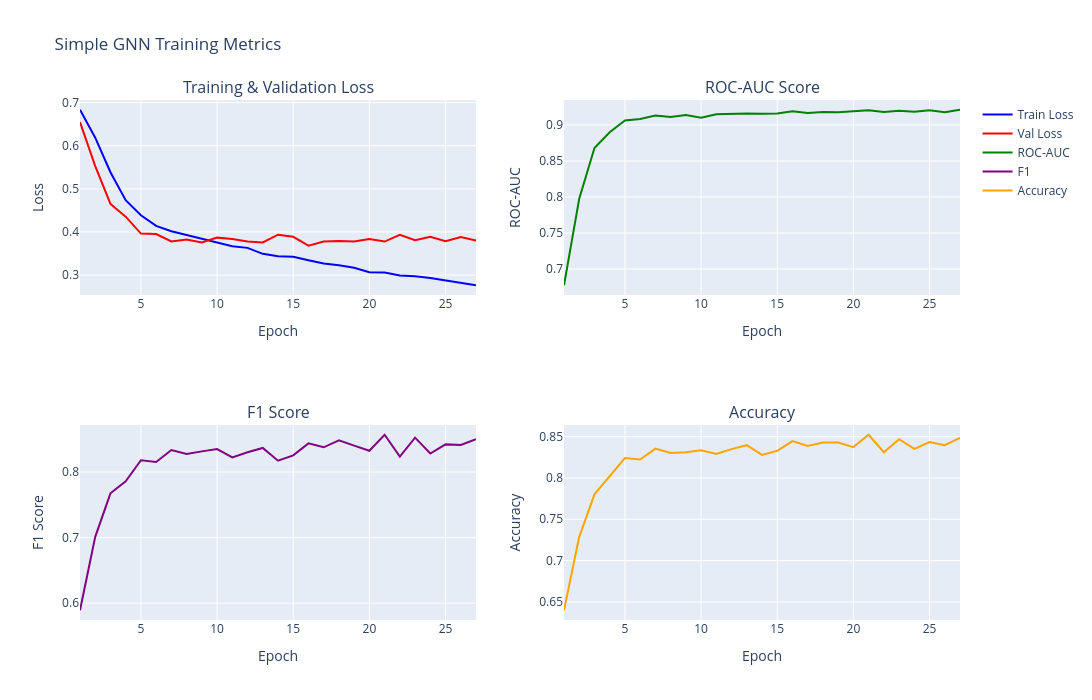

Notebook source saved alongside this figure:
### Code cell
# Visualize GNN training curves
import plotly.graph_objects as go
from plotly.subplots import make_subplots

fig = make_subplots(
    rows=2, cols=2,
    subplot_titles=('Training & Validation Loss', 'ROC-AUC Score', 'F1 Score', 'Accuracy'),
    specs=[[{'type': 'scatter'}, {'type': 'scatter'}],
           [{'type': 'scatter'}, {'type': 'scatter'}]]
)

# Training Loss
epochs_range = range(1, len(gnn_history['train_loss']) + 1)
fig.add_trace(
    go.Scatter(x=list(epochs_range), y=gnn_history['train_loss'], 
               mode='lines', name='Train Loss',
               line=dict(color='blue')),
    row=1, col=1
)
fig.add_trace(
    go.Scatter(x=list(epochs_range), y=gnn_history['val_loss'],
               mode='lines', name='Val Loss',
               line=dict(color='red')),
    row=1, col=1
)

# ROC-AUC
fig.add_trace(
    go.Scatter(x=list(epochs_range), y=gnn_history['roc_auc'],
               mode='lines', name='ROC-AUC',
               line=dict(color='green')),
    row=1, col=2
)

# F1 Score
fig.add_trace(
    go.Scatter(x=list(epochs_range), y=gnn_history['f1'],
               mode='lines', name='F1',
               line=dict(color='purple')),
    row=2, col=1
)

# Accuracy
fig.add_trace(
    go.Scatter(x=list(epochs_range), y=gnn_history['accuracy'],
               mode='lines', name='Accuracy',
               line=dict(color='orange')),
    row=2, col=2
)

fig.update_xaxes(title_text="Epoch", row=1, col=1)
fig.update_xaxes(title_text="Epoch", row=1, col=2)
fig.update_xaxes(title_text="Epoch", row=2, col=1)
fig.update_xaxes(title_text="Epoch", row=2, col=2)

fig.update_yaxes(title_text="Loss", row=1, col=1)
fig.update_yaxes(title_text="ROC-AUC", row=1, col=2)
fig.update_yaxes(title_text="F1 Score", row=2, col=1)
fig.update_yaxes(title_text="Accuracy", row=2, col=2)

fig.update_layout(
    title_text="Simple GNN Training Metrics",
    height=700,
    width=1200,
    hovermode='x unified'
)

fig.write_html(str(gnn_exp_dir / 'gnn_training_curves.html'))
fig.show()

print("✅ GNN training curves visualization saved")

### Figure 1 — Plotly figure (JSON) as saved in the notebook; plotly's stock layout.template omitted (floating-point values rounded to 4 significant figures)
{"data": [{"line": {"color": "blue"}, "mode": "lines", "name": "Train Loss", "type": "scatter", "x": [1, 2, 3, 4, 5, 6, 7, 8, 9, 10, 11, 12, 13, 14, 15, 16, 17, 18, 19, 20, 21, 22, 23, 24, 25, 26, 27], "xaxis": "x", "y": [0.6834, 0.6186, 0.5384, 0.4736, 0.4386, 0.414, 0.4016, 0.3927, 0.3853, 0.3749, 0.3668, 0.3631, 0.3492, 0.3436, 0.3424, 0.3346, 0.3268, 0.3227, 0.3171, 0.3066, 0.3059, 0.299, 0.2974, 0.2933, 0.2873, 0.2813, 0.2764], "yaxis": "y"}, {"line": {"color": "red"}, "mode": "lines", "name": "Val Loss", "type": "scatter", "x": [1, 2, 3, 4, 5, 6, 7, 8, 9, 10, 11, 12, 13, 14, 15, 16, 17, 18, 19, 20, 21, 22, 23, 24, 25, 26, 27], "xaxis": "x", "y": [0.6547, 0.5527, 0.4649, 0.4354, 0.3962, 0.3953, 0.3781, 0.3823, 0.3758, 0.3869, 0.3838, 0.378, 0.3756, 0.3937, 0.3887, 0.3683, 0.3779, 0.379, 0.3777, 0.3837, 0.3778, 0.3935, 0.3809, 0.3889, 0.3787, 0.388, 0.3801], "yaxis": "y"}, {"line": {"color": "green"}, "mode": "lines", "name": "ROC-AUC", "type": "scatter", "x": [1, 2, 3, 4, 5, 6, 7, 8, 9, 10, 11, 12, 13, 14, 15, 16, 17, 18, 19, 20, 21, 22, 23, 24, 25, 26, 27], "xaxis": "x2", "y": [0.6775, 0.7978, 0.8679, 0.8898, 0.9063, 0.9082, 0.9132, 0.9112, 0.9138, 0.9099, 0.9147, 0.9154, 0.9159, 0.9156, 0.9158, 0.9189, 0.9167, 0.9178, 0.9176, 0.9191, 0.9205, 0.9179, 0.9196, 0.9182, 0.9205, 0.9175, 0.9211], "yaxis": "y2"}, {"line": {"color": "purple"}, "mode": "lines", "name": "F1", "type": "scatter", "x": [1, 2, 3, 4, 5, 6, 7, 8, 9, 10, 11, 12, 13, 14, 15, 16, 17, 18, 19, 20, 21, 22, 23, 24, 25, 26, 27], "xaxis": "x3", "y": [0.5893, 0.7012, 0.7675, 0.7859, 0.8179, 0.8152, 0.8336, 0.8276, 0.8315, 0.835, 0.8224, 0.8302, 0.8367, 0.8172, 0.8253, 0.8437, 0.8377, 0.8485, 0.8402, 0.8324, 0.8568, 0.8235, 0.8524, 0.8282, 0.8421, 0.8413, 0.8499], "yaxis": "y3"}, {"line": {"color": "orange"}, "mode": "lines", "name": "Accuracy", "type": "scatter", "x": [1, 2, 3, 4, 5, 6, 7, 8, 9, 10, 11, 12, 13, 14, 15, 16, 17, 18, 19, 20, 21, 22, 23, 24, 25, 26, 27], "xaxis": "x4", "y": [0.6399, 0.7287, 0.7802, 0.802, 0.8241, 0.8223, 0.8355, 0.8302, 0.8311, 0.8335, 0.8291, 0.835, 0.8397, 0.8279, 0.8329, 0.8447, 0.8388, 0.8429, 0.8429, 0.8373, 0.8523, 0.8311, 0.847, 0.8352, 0.8435, 0.8397, 0.8485], "yaxis": "y4"}], "layout": {"annotations": [{"font": {"size": 16}, "showarrow": false, "text": "Training & Validation Loss", "x": 0.225, "xanchor": "center", "xref": "paper", "y": 1, "yanchor": "bottom", "yref": "paper"}, {"font": {"size": 16}, "showarrow": false, "text": "ROC-AUC Score", "x": 0.775, "xanchor": "center", "xref": "paper", "y": 1, "yanchor": "bottom", "yref": "paper"}, {"font": {"size": 16}, "showarrow": false, "text": "F1 Score", "x": 0.225, "xanchor": "center", "xref": "paper", "y": 0.375, "yanchor": "bottom", "yref": "paper"}, {"font": {"size": 16}, "showarrow": false, "text": "Accuracy", "x": 0.775, "xanchor": "center", "xref": "paper", "y": 0.375, "yanchor": "bottom", "yref": "paper"}], "height": 700, "hovermode": "x unified", "title": {"text": "Simple GNN Training Metrics"}, "width": 1200, "xaxis": {"anchor": "y", "domain": [0, 0.45], "title": {"text": "Epoch"}}, "xaxis2": {"anchor": "y2", "domain": [0.55, 1], "title": {"text": "Epoch"}}, "xaxis3": {"anchor": "y3", "domain": [0, 0.45], "title": {"text": "Epoch"}}, "xaxis4": {"anchor": "y4", "domain": [0.55, 1], "title": {"text": "Epoch"}}, "yaxis": {"anchor": "x", "domain": [0.625, 1], "title": {"text": "Loss"}}, "yaxis2": {"anchor": "x2", "domain": [0.625, 1], "title": {"text": "ROC-AUC"}}, "yaxis3": {"anchor": "x3", "domain": [0, 0.375], "title": {"text": "F1 Score"}}, "yaxis4": {"anchor": "x4", "domain": [0, 0.375], "title": {"text": "Accuracy"}}}}
